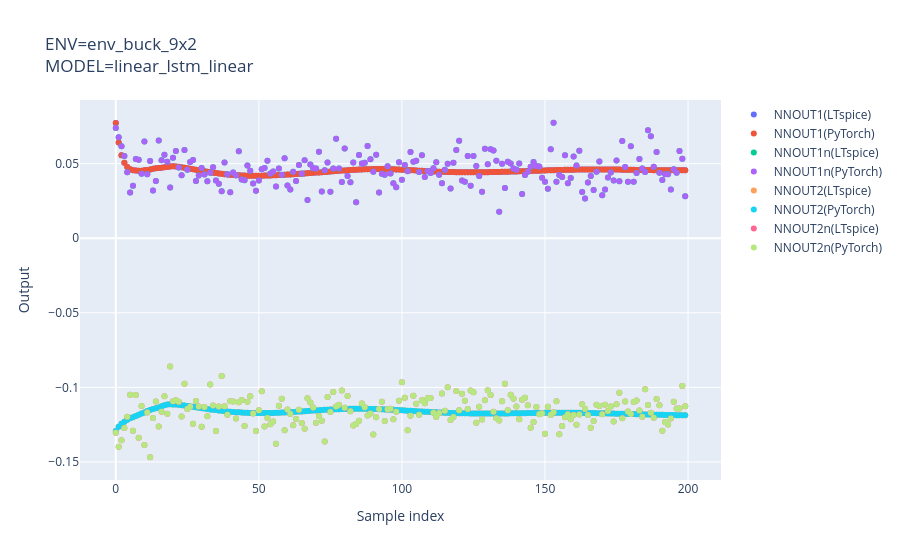

Notebook source saved alongside this figure:
### Code cell
ENV_NAME = "env_buck_9x2"
MODEL_NAME = "linear_lstm_linear"
PY_FILENAME = ENV_NAME + '_' + MODEL_NAME     # output python file name
SP_FILENAME = ENV_NAME + '_' + MODEL_NAME     # output ltspice subcircuit name
actor = step1()
nnouts, nnouts_py, actions, actions_py = step2(actor)
step3(nnouts, nnouts_py, actions, actions_py)

### Figure 1 — Plotly figure (JSON) as saved in the notebook; plotly's stock layout.template omitted (floating-point values rounded to 4 significant figures; data arrays with more than 128 entries replaced by an {"elided": "..."} marker saying what was removed)
{"data": [{"mode": "markers", "name": "NNOUT1(LTspice)", "type": "scatter", "x": {"elided": "200 int values"}, "y": {"elided": "200 float values"}}, {"mode": "markers", "name": "NNOUT1(PyTorch)", "type": "scatter", "x": {"elided": "200 int values"}, "y": {"elided": "200 float values"}}, {"mode": "markers", "name": "NNOUT1n(LTspice)", "type": "scatter", "x": {"elided": "200 int values"}, "y": {"elided": "200 float values"}}, {"mode": "markers", "name": "NNOUT1n(PyTorch)", "type": "scatter", "x": {"elided": "200 int values"}, "y": {"elided": "200 float values"}}, {"mode": "markers", "name": "NNOUT2(LTspice)", "type": "scatter", "x": {"elided": "200 int values"}, "y": {"elided": "200 float values"}}, {"mode": "markers", "name": "NNOUT2(PyTorch)", "type": "scatter", "x": {"elided": "200 int values"}, "y": {"elided": "200 float values"}}, {"mode": "markers", "name": "NNOUT2n(LTspice)", "type": "scatter", "x": {"elided": "200 int values"}, "y": {"elided": "200 float values"}}, {"mode": "markers", "name": "NNOUT2n(PyTorch)", "type": "scatter", "x": {"elided": "200 int values"}, "y": {"elided": "200 float values"}}], "layout": {"title": {"text": "ENV=env_buck_9x2<br>MODEL=linear_lstm_linear"}, "xaxis": {"title": {"text": "Sample index"}}, "yaxis": {"title": {"text": "Output"}}}}
